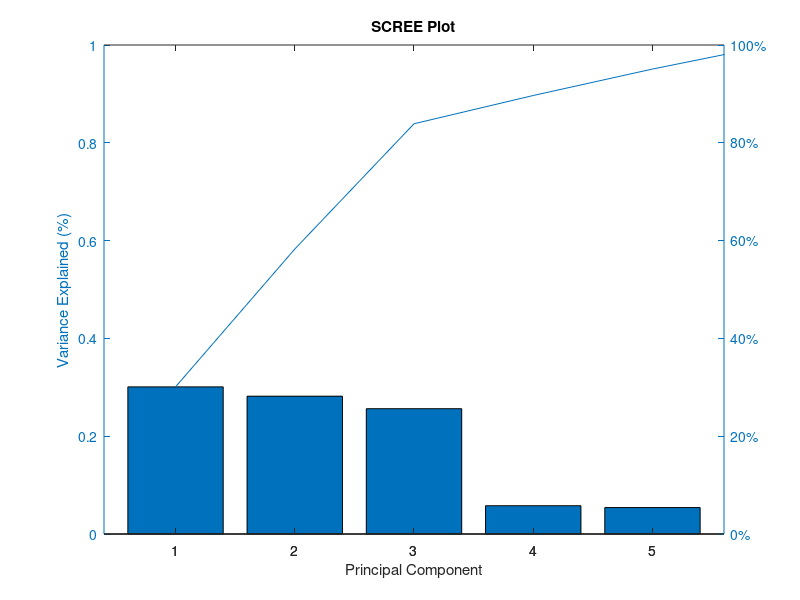
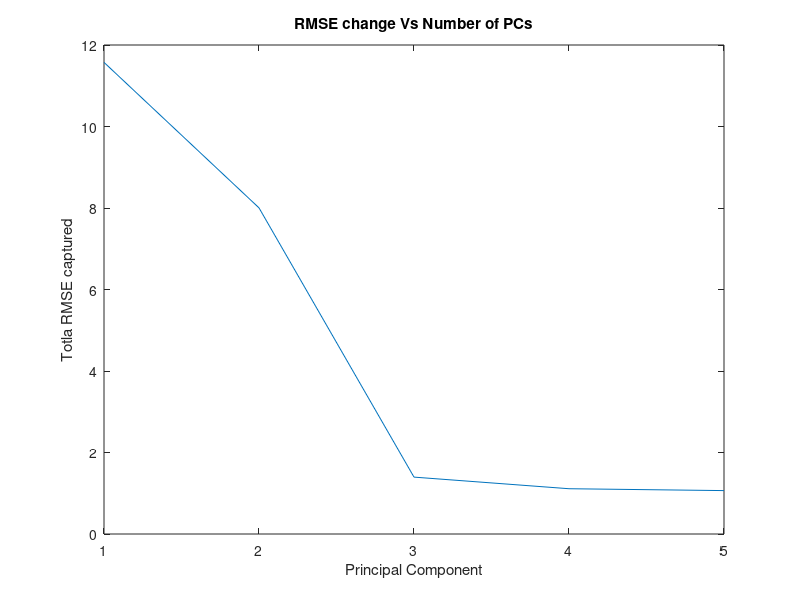

These charts were generated, in order, by the following MATLAB code:
% @Author: Athul Vijayan
% @Date:   2014-05-09 13:41:05
% @Last Modified by:   Athul Vijayan
% @Last Modified time: 2014-05-10 11:16:49

clear all
clc

load ('WDNdata.mat');

% ======================== Problem 1 Part (a) =====================================

% In first principles, we do not use data mining concepts, 
% instead we use relations from physics assuming that readings are error free
A = [1 -1 0 0 -1 0,
     0 1 -1 -1 0 0
     0 0 0 1 1 -1];
% lets calculate the error when assuming first principle
firstPrinError = 0;
for i=1:size(Fmeas,1)
	firstPrinError = firstPrinError + mean((A*Fmeas(i,:)').^2);          % Actual value = 0
end
firstPrinError = sqrt(firstPrinError/size(Fmeas,1));
disp('With assuming first principle, the RMSE in values are')
firstPrinError
% That is a huge error !!!
% ======================== Problem 1 Part (b) =====================================
% Now we consider each flow rates as input features and we assume no relation between these features,
% We try to find the constraint matrix using PCA in this approach
[eigVecs, scores, eigVals] = princomp(Fmeas);
clear('scores')              % We do not want this scores, which is calculated taking all eigen values
disp('Ideally we should retain 3 PCs since we know there are 3 independent variables')
%%%%%%%%%%%%%%%%%%%%%%%%%%   (i)  %%%%%%%%%%%%%%%%%%%%%%%%%%%
% Now we check how many PCs capture 95% variance
variance = 0;
i=1;
while(variance<0.95)
	variance = sum(eigVals(1:i))/sum(eigVals);
	i = i+1;
end
i = i-1; % since i = i+1 comes after variance calculation inside while loop
disp(['PCA resulted that it will cover 95% variance taking ', num2str(i), ' principle components.'])
%%%%%%%%%%%%%%%%%%%%%%%%%%   (ii)  %%%%%%%%%%%%%%%%%%%%%%%%%%%
% SCREE plot is the plot between variance captured Vs selected number of PCs.
for i=1:size(eigVals)
	explained(i) = eigVals(i)/sum(eigVals);
end
figure
pareto(explained)
title('SCREE Plot')
xlabel('Principal Component')
ylabel('Variance Explained (%)')
disp([' It is evident from the SCREE Plot that first three principle '...  
	'components are much dominant than others in capturing variance'])

%%%%%%%%%%%%%%%%%%%%%%%%%%   (iii)  %%%%%%%%%%%%%%%%%%%%%%%%%%%
% Now we find the RMSE for every number of PCs.
% RMSE is found in this way
% We leave one Flow value out for Z in the OLS. 
% we can leave any of the 6 values because we will be able to write the left out one as linear combination of others
% maximum number of PCs that we can iterate is 5 since if we go to 6 we will not have reading for OLS
rmse = zeros(size(Fmeas,2)-1,1); % -1 because we are leaving one out
for nZ=1:size(Fmeas,2) % we will leave out every Flow reading in loop
	Z = Fmeas(:,nZ);   %measured
	FmeasTemp = [Fmeas(:,1:nZ-1) Fmeas(:,nZ+1:end)];
	[eigVecs, scores, eigVals] = princomp(FmeasTemp);
	for nPCs=1:size(eigVecs)
		selectedPCs = eigVecs(:,1:nPCs);   % select nPCs number of principle components
		scores = FmeasTemp*selectedPCs;   % the scores of data matrix (reduced data matrix of 1000x5)
		% Now we try to predict the left out row by OLS
		theta = inv(scores'*scores)*scores'*Z;
		Zhat = theta'*scores';
		rmse(nPCs) = rmse(nPCs) + rms(Z - Zhat');
	end
end

disp('Now we look at the drop in error with change in number of PCs')
figure
plot(rmse)
title('RMSE change Vs Number of PCs')
xlabel('Principal Component')
ylabel('Totla RMSE captured')
clear('i', 'nPCs', 'nZ', 'scores', 'selectedPCs', 'variance');
% ======================== Problem 1 Part (c) =====================================
% Now we consider first three flow measures as linearly independent, we can estimate a constraint matrix using OLS
[eigVecs, ~, ~] = princomp(Fmeas);    % apply PCA to reduce the noise
scores = Fmeas*eigVecs(:,1:3);   % we know that there are 3 independent
Xback = scores*eigVecs(:,1:3)';    % transform back. we did a denoising just now
X = Xback(:,1:3);   % take X as the independent vectors
estdA = [zeros(3,3) -eye(3)];    % initialize estimated A - constraint matrix
ZhatCumulative = zeros(size(Fmeas,1), 3);   % initialize Zhat, predictions of F4, F5 and F6
for nZ=4:6
	Z = Xback(:,nZ);       % measured value
	theta = inv(X'*X)*X'*Z;    % weights
	Zhat = X*theta;    % predicted values
	estdA(nZ-3,1:3) = theta;
	ZhatCumulative(:,nZ-3) = Zhat;
end
disp('The estimated constraint matrix with first three flow measures as independent vectors')
estdA
% maximum of absolute difference of predicted and measured
maxAbsError = max(Xback(:,4:6) - ZhatCumulative);
disp(' maximum absolute error in prediction of F4, F5 and F6 are respectively')
maxAbsError

% ======================== Problem 1 Part (d) =====================================
% The matrix will have the weights of 6 vectors in a vector space of basis 3. 
% this means that 3 of them can be independent (or close to it). So we can find out the correlation 
% coefficients of the matrix and find the least correlated 3 matrices. This will be close to independent vectors.
% So we should choose 3 of those vectors.

% ======================== Problem 1 Part (e) =====================================
% Apply PCA
[eigVecs, scores, eigVals] = princomp(Fmeas);
% select 3 PCs to noise reduction. 3 is selected based on the SRCEE plot
scores = Fmeas*eigVecs(:,1:3);
% Now if we convert it back to initial coordinates, we will get the denoised data since we removed the
% terms curresponding to low variances
FmeasDenoised = scores*eigVecs(:,1:3)';
disp('denoised data of last sample point is ')
FmeasDenoised(1000,:)

% =================================== end =====================================

% save workspace variables to a file for coming problems to use
save('problem1Out.mat');

